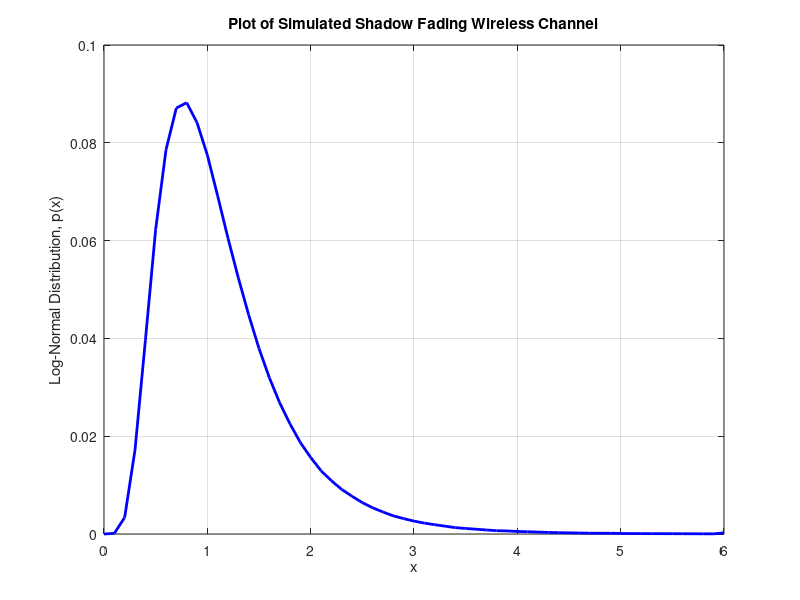
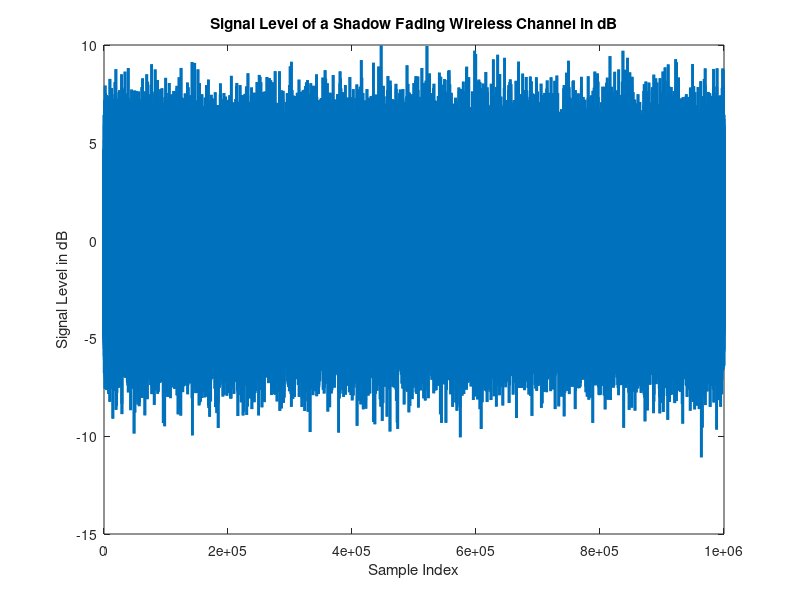
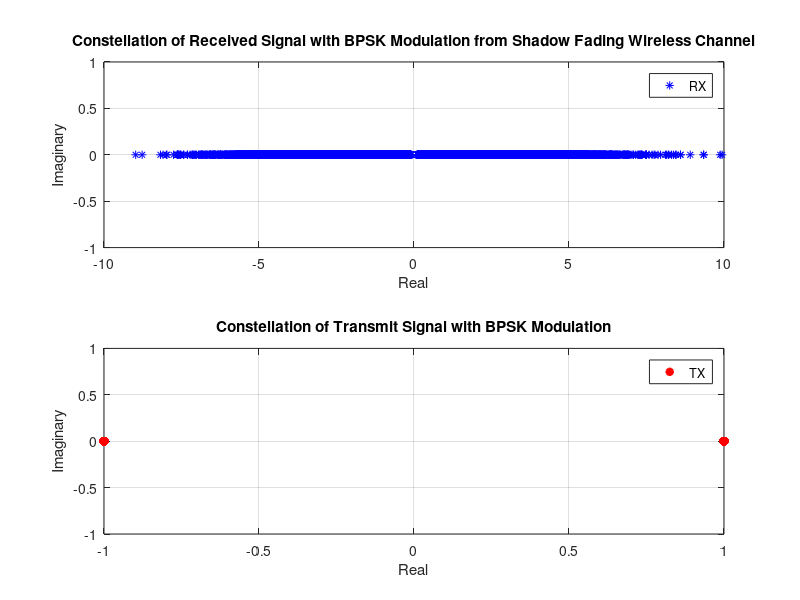

Write the MATLAB code that produced these figures, in order.

%%%%%%%%%%%%%%%%%%%%%%%%%%%%%%%%%%%%%%%%%%%%%%%%%%%%%%%%%%%%%%%%%%%%%%%%%%
% Title     : Simulation of a Shadow Fading Wireless Channel
% Author    : balarcode
% Version   : 1.0
% Date      : 14th November 2024
% File Type : Matlab Script
% File Test : Verified on Matlab R2024b
% Comments  : Slow fading of a wireless channel can be modeled as a shadow
%             fading wireless channel.
%             It is used to model shadowing in a wireless channel i.e.
%             a large obstruction that overshadows the EM wave between the
%             transmitter and the receiver.
%             A channel experiencing slow (shadow) fading will have the 
%             channel impulse response changing at a rate much slower than 
%             the transmitted signal. In other words, coherence time will 
%             be quite large when compared to the symbol period (roughly in 
%             thousands of symbol periods) of the transmitted signal.
%
% All Rights Reserved.
% %%%%%%%%%%%%%%%%%%%%%%%%%%%%%%%%%%%%%%%%%%%%%%%%%%%%%%%%%%%%%%%%%%%%%%%%
%%

clear
close all

%-------------------------------------------------------------------------
% Simulation Parameter Initialization
%-------------------------------------------------------------------------
% Number of samples considered in the simulation
num_samples = 10^6;

% Standard deviation for shadow fading
sigma = sqrt(20);

%-------------------------------------------------------------------------
% Simulation of a Shadow Fading Wireless Channel
%-------------------------------------------------------------------------
shadow_fading_dB = randn(1, num_samples)*sigma; % Normal distribution (Power in dB)
shadow_fading_magnitude = 10.^(shadow_fading_dB/20); % Log-normal distribution (Power in watts)
% NOTE: The above is an exponential function with base 10.

%-------------------------------------------------------------------------
% TRANSMIT DATA
%-------------------------------------------------------------------------
transmit_data = sign(randn(1, num_samples)); % BPSK modulated random data

%-------------------------------------------------------------------------
% RECEIVED SIGNAL
%-------------------------------------------------------------------------
received_signal = transmit_data.*shadow_fading_magnitude;
magnitude_received_signal = abs(received_signal);

%-------------------------------------------------------------------------
% FIGURE(S)
%-------------------------------------------------------------------------
figure(1)
X = (0 : 0.1 : 6);
[shadow_fading_sim, X_sim] = hist(magnitude_received_signal, X);
plot(X, shadow_fading_sim/sum(shadow_fading_sim), '-b', 'LineWidth', 2);
hold on;
grid on;
xlabel('x');
ylabel('Log-Normal Distribution, p(x)');
title('Plot of Simulated Shadow Fading Wireless Channel');

figure(2)
t = (1 : num_samples);
plot(t, 10*log10(shadow_fading_magnitude), 'LineWidth', 2);
xlabel('Sample Index');
ylabel('Signal Level in dB');
title('Signal Level of a Shadow Fading Wireless Channel in dB');

figure(3)
subplot(2,1,1)
plot(real(received_signal), imag(received_signal), 'b*')
grid on
legend('RX');
xlabel("Real")
ylabel("Imaginary")
title('Constellation of Received Signal with BPSK Modulation from Shadow Fading Wireless Channel')
subplot(2,1,2)
plot(real(transmit_data), imag(transmit_data), 'r*', 'LineWidth', 2)
grid on
legend('TX');
xlabel("Real")
ylabel("Imaginary")
title('Constellation of Transmit Signal with BPSK Modulation')
